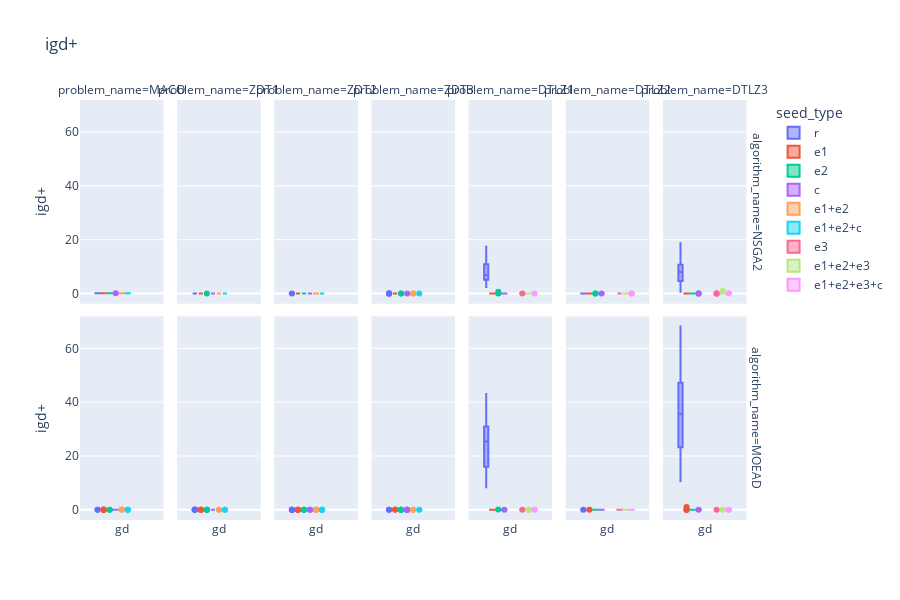
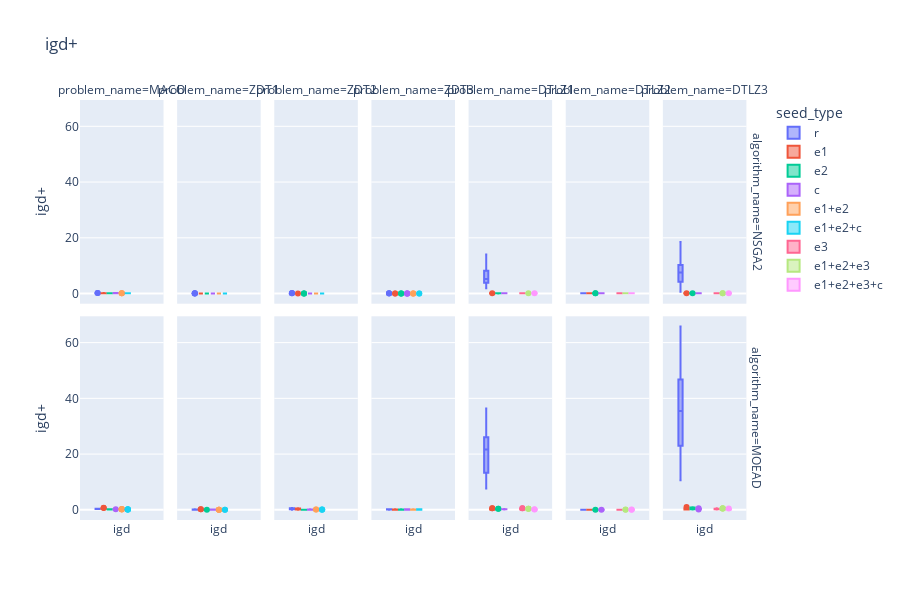

The notebook cell these images were saved under, in order:
### Code cell
#Performance values

import pandas as pd
import plotly.express as px


def plot_performance_data(filtered_df):
    fig = px.box(
        filtered_df,
        color="seed_type",
        facet_col="problem_name",
        facet_row="algorithm_name",
        labels={
                "value": "igd+",
                "variable": "",
                "percentage_of_optimal_genes": "% optimal genes",
                "traceID_1" : "seed ind",
                "facet_col":""
            },
        height=600,#, width=1200,
        title="igd+",
        
        )
    # fig.layout.yaxis1.matches = 'y1'
    # fig.layout.yaxis2.matches = 'y1'
    # fig.layout.yaxis3.matches = 'y1'
    # fig.layout.yaxis4.matches = 'y1'

    # fig.layout.yaxis5.matches = 'y5'
    # fig.layout.yaxis7.matches = 'y5'
    # fig.layout.yaxis6.matches = 'y5'
    # fig.layout.yaxis8.matches = 'y5'

    # fig.layout.yaxis9.matches = 'y9'
    # fig.layout.yaxis10.matches = 'y9'
    # fig.layout.yaxis11.matches = 'y9'
    # fig.layout.yaxis12.matches = 'y9'

    # fig.layout.yaxis12.matches = 'y12'
    # fig.layout.yaxis13.matches = 'y12'
    # fig.layout.yaxis14.matches = 'y12'
    # fig.layout.yaxis15.matches = 'y12'
    #fig.update_yaxes(matches="x")#don't share the y axis
    fig.show()



gen = 100

performance_d2_df = pd.read_csv("../data/e_and_c_benchmark/performance_indicators_do2.csv")
performance_d3_df = pd.read_csv("../data/e_and_c_benchmark/performance_indicators_do3.csv")
performance_df = pd.concat([ci_performance_d2_df, performance_d3_df])
performance_df = performance_df[ci_df.generation == gen]

current_df = performance_df[['gd', 'algorithm_name', 'problem_name', "seed_type"]]

plot_performance_data(current_df)

current_df = df[['igd', 'algorithm_name', 'problem_name', "seed_type"]]

plot_performance_data(current_df)
